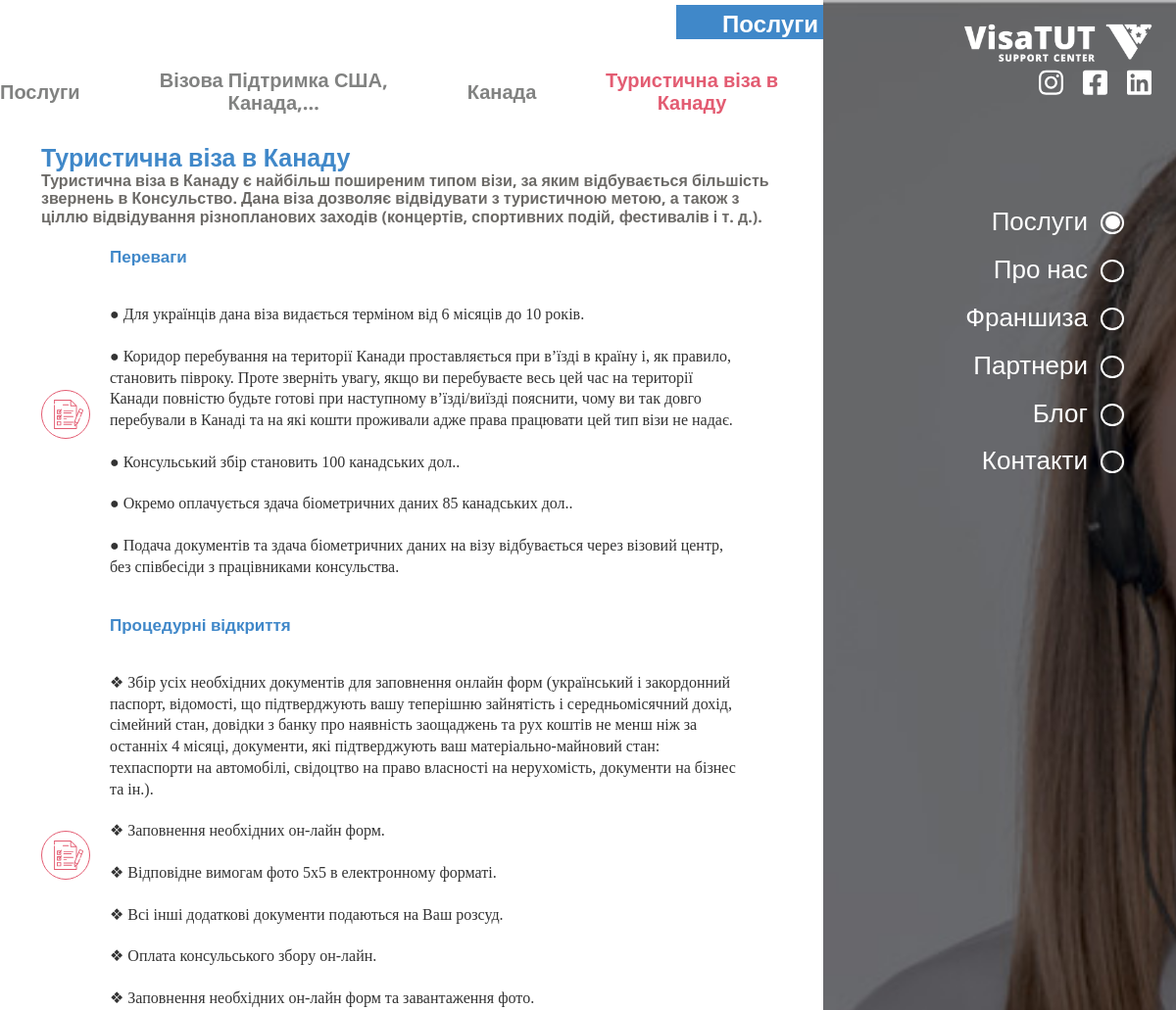
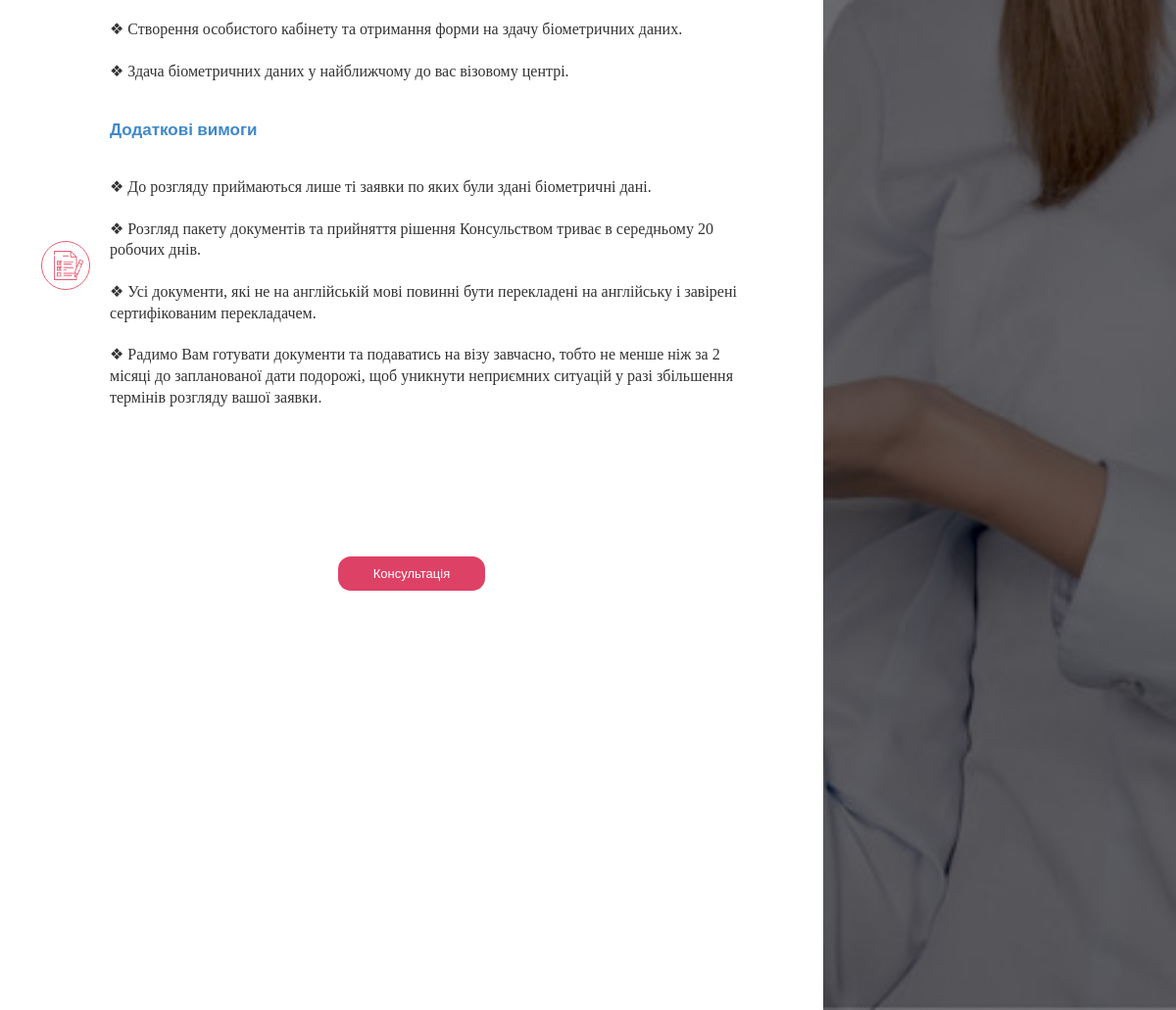
Page /service/8/2/20/ on the committed database (2 pictures, top to bottom).
### project/service/models.py (models this page shows, shortened)
class ServiceCategory(models.Model):
    title     = models.CharField(verbose_name=('Назва'), max_length=255)
    img_alt         = models.CharField(verbose_name='Альт картинки', max_length=100, blank=True, null=True, default=' ')
    thumbnail = models.ImageField(verbose_name=("Зображення"), blank=True, null=True, upload_to='service_category/')
    class Meta:
        verbose_name = ('Категорія сервісу')
        verbose_name_plural = ('Категорія сервісу')

class Country(models.Model):
    title      = models.CharField(verbose_name=("Назва"), max_length=255)
    img_alt         = models.CharField(verbose_name='Альт картинки', max_length=100, blank=True, null=True, default=' ')
    thumbnail  = models.ImageField(verbose_name=("Зображення"), blank=True, null=True, upload_to='country/')
    categories = models.ManyToManyField(verbose_name=("Категорії"), to='service.ServiceCategory', related_name='countries', related_query_name='country', blank=False)
    class Meta:
        verbose_name = 'Країна'
        verbose_name_plural = 'Країни'

class Service(models.Model):
    title      = models.CharField(verbose_name=('Заголовок'), max_length=255)
    categories = models.ManyToManyField(verbose_name=("Категорії послуги"), to="service.ServiceCategory", related_name='services')
    countries  = models.ManyToManyField(verbose_name=("Країни"), to="service.Country",         related_name='services')
    header     = models.TextField(verbose_name=("Підзаголовок"), blank=True, null=True, max_length=1000)
    advantages = HTMLField(verbose_name=("Переваги"),            blank=True, null=True)
    procedure  = HTMLField(verbose_name=("Процедура відкриття"), blank=True, null=True)
    addition   = HTMLField(verbose_name=("Додаткові вимоги"),    blank=True, null=True)
    class Meta:
        verbose_name = 'Сервіс по країнах'
        verbose_name_plural = 'Сервіси по країнах'

### project/views.py (the view)
# urls.py: path('service/<country_pk>/<service_category_pk>/<post_id>/',     service,          name='service'),
def service(request, country_pk=None, service_category_pk=None, post_id=None):
    if country_pk:
        country             = Country.objects.get(pk=country_pk)
        country_services    = Service.objects.filter(countries__id__in=[country.id,])
    if service_category_pk:
        service_category     = ServiceCategory.objects.get(pk=service_category_pk)
    service   = Service.objects.get(id=post_id)
    title     = service.title
    page, created = Page.objects.get_or_create(
        code    = f"{request.META.get('PATH_INFO')}")
    if not page.title: title = service.title
    return render(request, 'service.html', locals())

### templates/service.html (shortened to what this page needs)
<!DOCTYPE html>
<html lang="en">
<head>
	<link rel="stylesheet" href="/static/css/jquery.fancybox.min.css">
	<link rel="stylesheet" href="/static/css/style.css">
</head>
<body class="services_fixed">
	<div class="nav-bar">
		<a class="logo_link" href="#">
			<div class="logo-wrap">
				<img src="/static/img/logo.png" alt="">
			</div>
		</a>
		<div class="hidden_nav-bar">
			<div data-index="2" data-menuanchor="secondPage" class="hidden_name slide psevdo_link">
				<div class="psevdo_point">
					<div class="psevdo_sub-point psevdo_sub-point_active">
					</div>
				</div>
				<a href="#secondPage">
					Послуги
				</a>
			</div>
			<div data-index="3" data-menuanchor="3thPage" class="hidden_name slide psevdo_link">
				<div class="psevdo_point">
					<div class="psevdo_sub-point">
					</div>
				</div>
				<a href="#3thPage">
					Про нас
				</a>
			</div>
			<div data-index="4" data-menuanchor="4thpage" class="hidden_name slide psevdo_link">
				<div class="psevdo_point">
					<div class="psevdo_sub-point">
					</div>
				</div>
				<a href="#4thpage">
					Франшиза
				</a>
			</div>
			<div data-index="5" data-menuanchor="5thpage" class="hidden_name slide psevdo_link">
				<div class="psevdo_point">
					<div class="psevdo_sub-point">
					</div>
				</div>
				<a href="#5thpage">
					Партнери
				</a>
			</div>
			<div data-index="6" data-menuanchor="6thpage" class="hidden_name slide psevdo_link">
				<div class="psevdo_point">
					<div class="psevdo_sub-point">
					</div>
				</div>
				<a href="#6thpage">
					Блог
				</a>
			</div>
			<div data-index="7" data-menuanchor="7thpage" class="hidden_name slide psevdo_link">
				<div class="psevdo_point">
					<div class="psevdo_sub-point">
					</div>
				</div>
				<a href="#7thpage">
					Контакти
				</a>
			</div>
		</div>
		  <div class="sociate-block">
			<div class="sociate-prof">
			</div>
			<div class="sociate-prof">
			</div>
			<div class="sociate-prof">
			</div>
		</div>
	</div>
		<section id="sect2" class="sect_name section sect2 services2">
			<div class="default-block">
				<div class="default-content">
					<div class="main__title">
						<h1 class="title_name">
							Послуги
						</h1>
					</div>
					<div class="mini-navigation-block">
						<div data-nav="nav1" data-scheme="1" class="nav_name nav_name_link nav_name_first">
							Послуги
						</div>
						<div data-scheme="{{ service_category.id }}" class="nav_name nav_name_link">
							{{service_category.title|truncatechars_html:30}}
						</div>
						<div class="nav_name">
							<a href="{% url 'services' country.id service_category.id %}">
								{{ country.title|truncatechars_html:30 }}
							</a>
						</div>
						<div class="nav_name nav_name_active">
							{{ service.title|truncatechars_html:30 }}
						</div>
					</div>
					<div class="blog-block normalScroll">
						<div class="main_service_title">
							{{ service.title }}
						</div>
						<div class="sub_service_text">
							{{ service.header }}
						</div>
						<div class="services_flex-block">
							{% include '_svg_service.html' %}
							<div class="content_num-block">
								<div class="content_num">
									Переваги
								</div>
								<div class="sub_content_num">
									{{ service.advantages|safe }}
								</div>
							</div>
						</div>
						<div class="services_flex-block">
							{% include '_svg_service.html' %}
							<div class="content_num-block">
								<div class="content_num">
									Процедурні відкриття
								</div>
								<div class="sub_content_num">
									{{ service.procedure|safe }}
								</div>
							</div>
						</div>
						<div class="services_flex-block">
							{% include '_svg_service.html' %}
							<div class="content_num-block">
								<div class="content_num">
									Додаткові вимоги
								</div>
								<div class="sub_content_num">
									{{ service.addition|safe }}
								</div>
							</div>
						</div>
					</div>
					<div class="header-btn form_consultation" data-src='#form_cons'>
						Консультація
					</div>
				</div>
				<div class="default-image default-image-1">
				</div>
			</div>
		</section>
</body>
</html>

### templates/_svg_service.html (shortened to what this page needs)
<div class="svg_num">
</div>

### rows in the picture
ServiceCategory: title "Візова Підтримка США, Канада,…"
Country: title "Канада"
Service: title "Туристична віза в Канаду", header "Туристична віза в Канаду є найбільш поширеним типом візи, за яким відбувається більшість звернень в Консульство. Дана віза дозволяє відвідувати з туристичною метою, а також з ціллю відвідування різнопланових заходів (концертів, спортивних подій, фестивалів і т. д.).", advantages "● Для українців дана віза видається терміном від 6 місяців до 10 років. ● Коридор перебування на території Канади проставляється при в’їзді в країну і, як правило, становить півроку. Проте зверніть увагу, якщо ви перебуваєте весь цей час на території Канади повністю будьте готові при наступному в’їзді/виїзді пояснити, чому ви так довго перебували в Канаді та на які кошти проживали адже права працювати цей тип візи не надає. ● Консульський збір становить 100 канадських дол.. ● Окремо оплачується здача біометричних даних 85 канадських дол.. ● Подача документів та здача біометричних даних на візу відбувається через візовий центр, без співбесіди з працівниками консульства.", procedure "❖ Збір усіх необхідних документів для заповнення онлайн форм (український і закордонний паспорт, відомості, що підтверджують вашу теперішню зайнятість і середньомісячний дохід, сімейний стан, довідки з банку про наявність заощаджень та рух коштів не менш ніж за останніх 4 місяці, документи, які підтверджують ваш матеріально-майновий стан: техпаспорти на автомобілі, свідоцтво на право власності на нерухомість, документи на бізнес та ін.). ❖ Заповнення необхідних он-лайн форм. ❖ Відповідне вимогам фото 5х5 в електронному форматі. ❖ Всі інші додаткові документи подаються на Ваш розсуд. ❖ Оплата консульського збору он-лайн. ❖ Заповнення необхідних он-лайн форм та завантаження фото. ❖ Створення…", addition "❖ До розгляду приймаються лише ті заявки по яких були здані біометричні дані. ❖ Розгляд пакету документів та прийняття рішення Консульством триває в середньому 20 робочих днів. ❖ Усі документи, які не на англійській мові повинні бути перекладені на англійську і завірені сертифікованим перекладачем. ❖ Радимо Вам готувати документи та подаватись на візу завчасно, тобто не менше ніж за 2 місяці до запланованої дати подорожі, щоб уникнути неприємних ситуацій у разі збільшення термінів розгляду вашої заявки."
